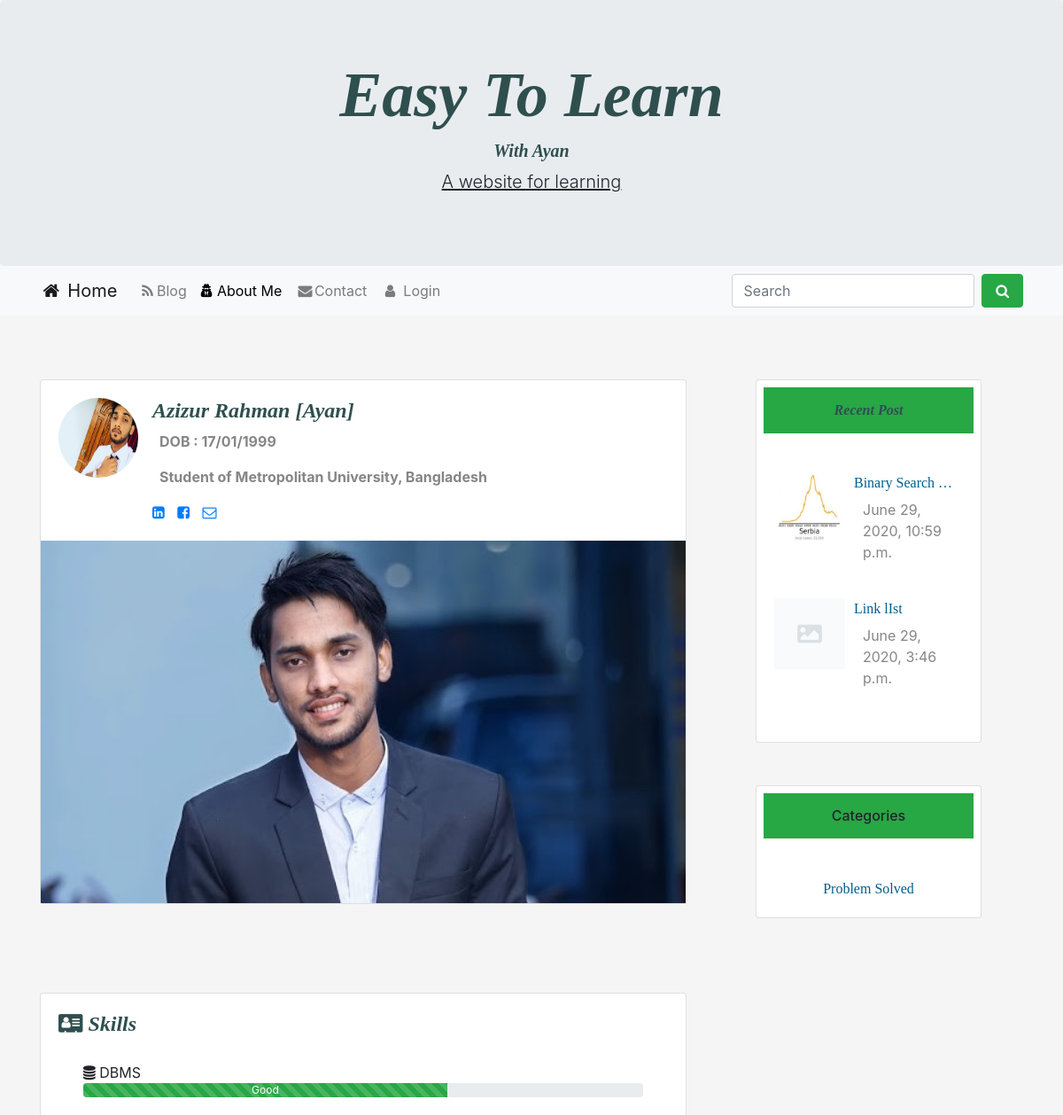
Before: /aboutMe/ (upper part) with the older database file.
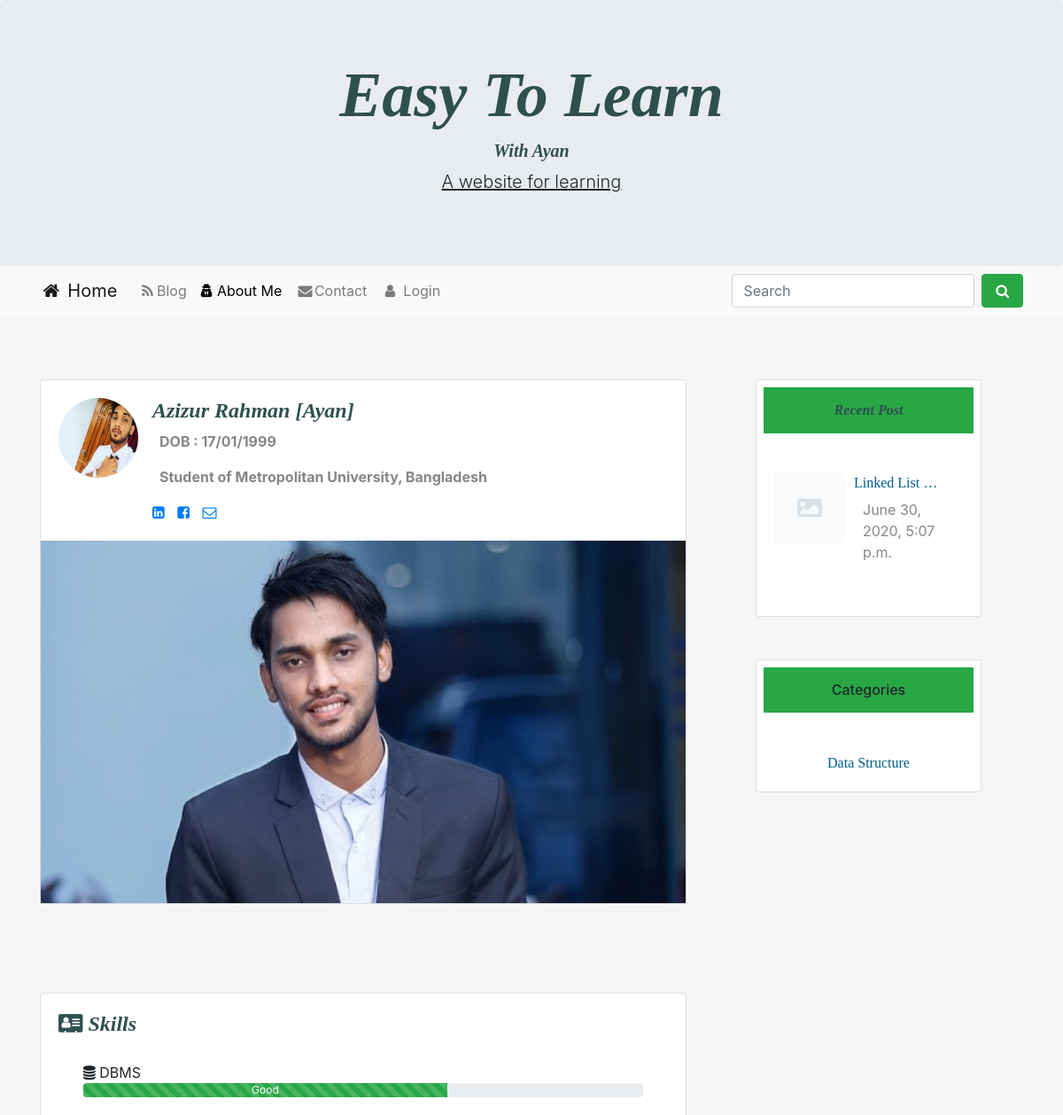
After: the same page with the newer database file.
### home/models.py (models this page shows, shortened)
class Post(models.Model):
    category = models.ForeignKey(Category, on_delete=models.CASCADE)
    postAuthor = models.CharField(max_length=200)
    postId = models.AutoField(primary_key=True, auto_created=True)
    postTitle = models.CharField(max_length=200)
    postTimeDate = models.DateTimeField(auto_now_add=True, auto_now=False, blank=True)
    postInC = models.TextField()
    postInCplus = models.TextField()
    postInPython = models.TextField()
    postDescriptions = models.TextField()
    postUrl = models.TextField(blank=True)
    postImage = models.ImageField(blank=True, null=True)
    views = models.IntegerField(default=0)
    cat_search=models.CharField(max_length=200, null=False)
    def get_photo_url(self):
        if self.postImage and hasattr(self.postImage, 'url'):
            return self.postImage.url
        else:
            return "/static/no.png"

class Category(models.Model):
    category = models.CharField(max_length=200, primary_key=True)

### home/views.py (the view)
# urls.py: path('aboutMe/', views.aboutMe, name='aboutMe'),
def aboutMe(request):
    Recent = Post.objects.all().order_by('-postTimeDate')[0:3]
    cat = Category.objects.all()[0:3]
    context = {'RecentPost': Recent,
               'Categories': cat, }
    return render(request, 'aboutMe.html', context)

### templates/aboutMe.html (shortened to what this page needs)
{% extends 'base.html' %}
{% load static %}
{% block aboutActive %}active{% endblock aboutActive %}
 {% block body %}
  <div class="row">
     <div class="col-sm-8 mb-5">
<div class="card promoting-card">
  <div class="card-body d-flex flex-row">
    <img src="{% static 'ayan2.jpg' %}" class="rounded-circle mr-3" height="90px" width="90px" alt="avatar">
    <div>
      <h4 class="card-title font-weight-bold mb-2" id="heading">Azizur Rahman [Ayan]</h4>
      <p class="card-text time"><i class="far fa-clock pr-2"></i>DOB : 17/01/1999</p>
      <p class="card-text time"><i class="far fa-clock pr-2"></i> Student of Metropolitan University, Bangladesh</p>
    <a href="https://www.linkedin.com/in/azizur-rahman-720636165"  class="btn-floating btn-small btn-fb"><i class="fa fa-linkedin-square

"></i></a>
    <a href="https://www.facebook.com/imayanchy/" class="btn-floating btn-small btn-tw" style="padding:10px;"><i class="fa fa-facebook-square

"></i></a>
<a href="mailto:aaziz9642@gmail.com"  class="btn-floating btn-small btn-dribbble"><i class="fa fa-envelope-o"></i></a>
    </div>
  </div>
  <div class="view overlay">
    <img class="card-img-top rounded-0" src="{% static 'aya.jpeg' %}" alt="Card image cap">
  </div>
</div>
<div class="card promoting-card mt-5">
  <div class="card-body d-flex flex-row">
    <div>
      <h4 class="card-title font-weight-bold mb-2" id="heading"><i class="fa fa-address-card" aria-hidden="true"></i> Skills</h4>
    </div>
  </div>
 <span class="ml-5"><i class="fa fa-database" aria-hidden="true"></i> DBMS</span>
 <div class="progress ml-5 mr-5">
  <div class="progress-bar progress-bar-striped bg-success" role="progressbar" style="width: 65%" aria-valuenow="25" aria-valuemin="0" aria-valuemax="100">Good</div>
</div><br>
<br>
<br>
<br>
<br>
<br>
</div>
     </div>
  <div class="col-sm-3 ml-lg-5">
<div class="card promoting-card">
<h6 class="bg-success m-2  p-3 text-center" id="heading">Recent Post</h6>
 <div class="card-body">
                        <div class="mt-3">
                             {% for post in RecentPost%}
                            <img style="float:left;" class="d-inline-block" src="{{ post.get_photo_url }}" height=80;
                                width=80; alt="abc">
                            <a href="{% url 'readMore' post.postId %}">
                                <p  style="margin-left:90px;" class="text-style">
                                    {{ post.postTitle |truncatewords:2 }}
                                </p>
                            </a>
                            <p style="margin-left:100px; margin-top:-10px;" class="description">{{ post.postTimeDate }}</p>
                            <br>
                             {% endfor %}
                        </div>
                    </div>
</div>
<div class="card promoting-card mt-5">
<h6 class="bg-success m-2 p-3 text-center " id="heading ">Categories</h6>
  <div class="card-body">
                        <div class="mt-3 text-center">
                             {% for cat in Categories%}
                            <a class="text-style" href="#"> {{cat.category}} </a><br>
                             {% endfor %}
                        </div>
                    </div>
</div>
  </div>
  </div>
{% endblock body %}

Changed rows visible on the page:
removed Post: get_photo_url (picture), postTitle "Binary Search …", postTimeDate "June 29, 2020, 10:59 p.m."
removed Post: postTitle "Link lIst", postTimeDate "June 29, 2020, 3:46 p.m."
removed Category: category "Problem Solved"
added Post: postTitle "Linked List …", postTimeDate "June 30, 2020, 5:07 p.m."
added Category: category "Data Structure"
